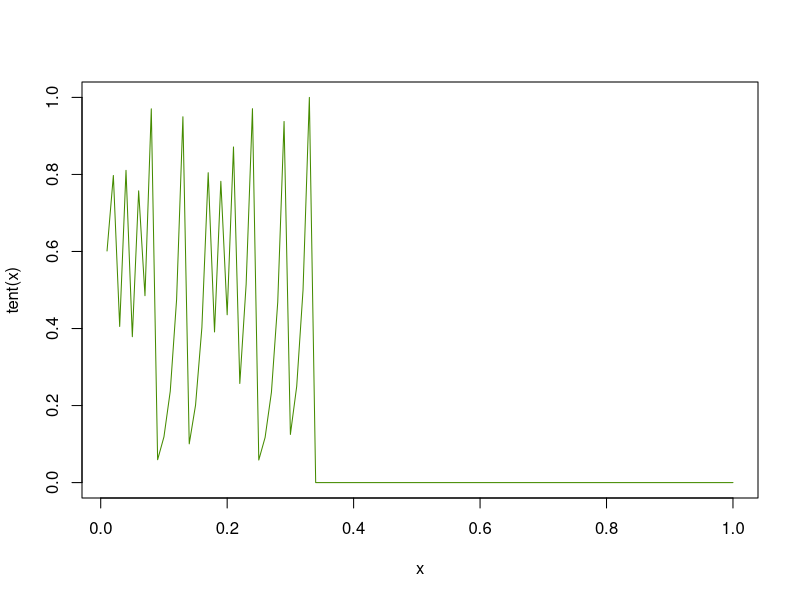
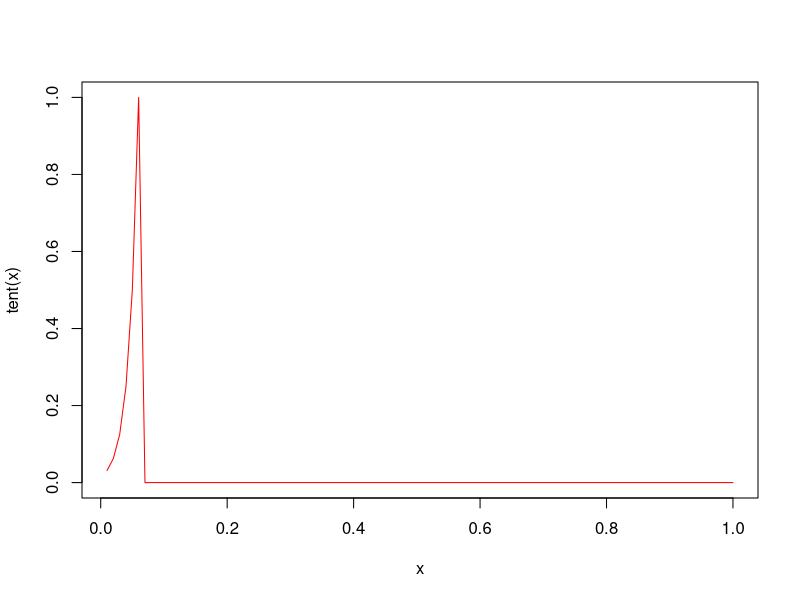

Reproduce these figures in R, in order.
## ---- chunk 1
n <- 9
coin<-c(0.5,0.5)
winnerX <- 0
winnerO <- 0
simulation <- 1000
for (i in 1:simulation){
  XO <- sample(c(1,0), n, replace = TRUE, coin)
  Tris = matrix(
  XO,
  nrow=3,
  ncol=3,
  byrow = T
)
  x <- rowSums(Tris)
  y <- colSums(Tris)
  z <- sum(diag(Tris))
  w <- sum(diag(Tris[nrow(Tris):1, ]))
  
  # Count only one win of X in one game
  if (x[1]==3 | x[2]==3 | x[3]==3 | y[1]==3 | y[2]==3 | y[3]==3 | z==3 | w==3) { winnerX = winnerX + 1}
  
}

paste('Probabilità di vittoria di X:', (winnerX/simulation) * 100, '%')
## ---- chunk 2
winnerO <- 0
winnerX <- 0
draw <- 0
simulation <- 1000
for (i in 1:simulation){
  turno = 1
  Tris = matrix(
    0,
    nrow = 3,
    ncol = 3,
    byrow = T
  )
  
  for (i in 1:9){
    won <- FALSE
    k = sample(which(Tris==0))
    Tris[k[1]] <- turno
    
    x <- rowSums(Tris)
    y <- colSums(Tris)
    z <- sum(diag(Tris))
    w <- sum(diag(Tris[nrow(Tris):1, ]))
    
    # Count only one win of X in one game 
    if (x[1]==3 | x[2]==3 | x[3]==3 | y[1]==3 | y[2]==3 | y[3]==3 | z==3 | w==3) { 
      winnerX = winnerX + 1
      won <- TRUE
      break
    }
    # Count only one win of O in one game
    if (x[1]==-3 | x[2]==-3 | x[3]==-3 | y[1]==-3 | y[2]==-3 | y[3]==-3 | z==-3 | w==-3) {
      winnerO = winnerO + 1
      won <- TRUE
      break
    }
    
    turno <- turno * -1
  } 
  if(won == FALSE) draw <- draw +1
  
}


paste('Probabilità di vittoria di X:', (winnerX/simulation) * 100, '%')
paste('Probabilità di vittoria di O:', (winnerO/simulation) * 100, '%')
paste('Probabilità di pareggio:', (draw/simulation) * 100, '%')
## ---- chunk 3
doors <- c("1","2","3")
result = c()
for (i in 1:100)
{
  prize<-sample(doors[which(doors!="3")])[1] 
  pick<-sample(doors[which(doors=="1")])[1] 
  open<-sample(doors[which(doors=="3")])[1] #Like a earthquake
  switchD<-doors[which(doors != pick & doors!=open)]
  if(pick==prize) {
    result = c(result,"NOSwitch_Win")
  }
  if(switchD==prize){
    result = c(result, "Switch_Win")
  }
}

length(which(result == "NOSwitch_Win")) #Count game in which No Switch win
length(which(result == "Switch_Win"))   #Count game in which Switch win
## ---- chunk 4
x <- runif(1, 0, 1)

tent <- function(u){
  vec <- c(u)
  for(i in 2:100){
    if (vec[i-1]<=0.5) vec <- c(vec, (2*vec[i-1]))
    else vec <- c(vec, (2*(1-vec[i-1])))
  }
  return(vec)
}

plot((1:100)/100 , tent(x), type = "l", col='chartreuse4', xlab = "x", ylab = "tent(x)")

## ---- chunk 5
k <- 5
x <- c(1/2^k) #initial value (< 1/2)

tent <- function(u){
  vec <- c(u)
  for(i in 2:100){
    if (vec[i-1]<=0.5) vec <- c(vec, (2*vec[i-1]))
    else vec <- c(vec, (2*(1-vec[i-1])))
  }
  return(vec)
}

plot((1:100)/100 , tent(x), type = "l", col='red', xlab = "x", ylab = "tent(x)")
